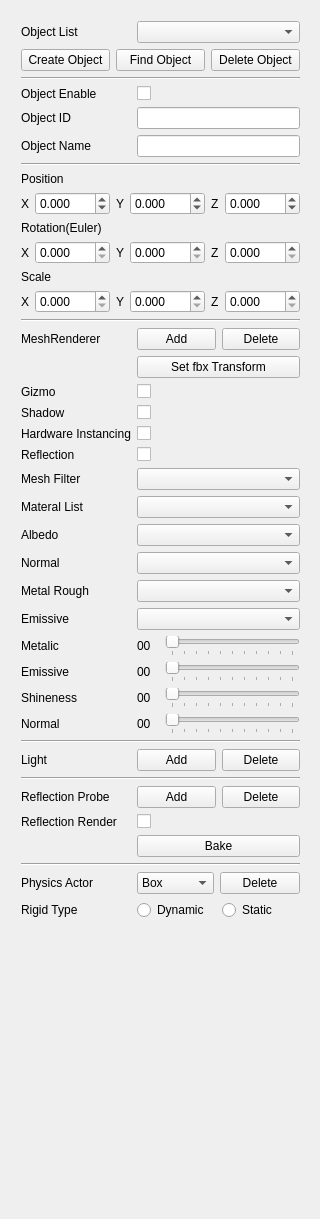
<?xml version="1.0" encoding="UTF-8"?>
<ui version="4.0">
 <class>QObjectController</class>
 <widget class="QWidget" name="QObjectController">
  <property name="geometry">
   <rect>
    <x>0</x>
    <y>0</y>
    <width>320</width>
    <height>1219</height>
   </rect>
  </property>
  <property name="sizePolicy">
   <sizepolicy hsizetype="Fixed" vsizetype="Expanding">
    <horstretch>0</horstretch>
    <verstretch>0</verstretch>
   </sizepolicy>
  </property>
  <property name="windowTitle">
   <string>QObjectController</string>
  </property>
  <widget class="QWidget" name="layoutWidget">
   <property name="geometry">
    <rect>
     <x>10</x>
     <y>10</y>
     <width>301</width>
     <height>978</height>
    </rect>
   </property>
   <layout class="QFormLayout" name="formLayout">
    <item row="0" column="0">
     <widget class="QLabel" name="label_ObjectList">
      <property name="text">
       <string>Object List</string>
      </property>
     </widget>
    </item>
    <item row="0" column="1">
     <widget class="QComboBox" name="comboBox_ObjectList">
      <property name="maxVisibleItems">
       <number>20</number>
      </property>
     </widget>
    </item>
    <item row="1" column="0" colspan="2">
     <layout class="QHBoxLayout" name="horizontalLayout_2">
      <item>
       <widget class="QPushButton" name="pushButton_CreateObject">
        <property name="text">
         <string>Create Object</string>
        </property>
       </widget>
      </item>
      <item>
       <widget class="QPushButton" name="pushButton_FindObject">
        <property name="text">
         <string>Find Object</string>
        </property>
        <property name="shortcut">
         <string>Ctrl+F</string>
        </property>
        <property name="flat">
         <bool>false</bool>
        </property>
       </widget>
      </item>
      <item>
       <widget class="QPushButton" name="pushButton_DeleteObject">
        <property name="text">
         <string>Delete Object</string>
        </property>
       </widget>
      </item>
     </layout>
    </item>
    <item row="2" column="0" colspan="2">
     <widget class="Line" name="line">
      <property name="orientation">
       <enum>Qt::Horizontal</enum>
      </property>
     </widget>
    </item>
    <item row="3" column="0">
     <widget class="QLabel" name="label_ObjectEnable">
      <property name="text">
       <string>Object Enable</string>
      </property>
     </widget>
    </item>
    <item row="3" column="1">
     <widget class="QCheckBox" name="checkBox_Enable">
      <property name="text">
       <string/>
      </property>
     </widget>
    </item>
    <item row="4" column="0">
     <widget class="QLabel" name="label_ObejctId">
      <property name="text">
       <string>Object ID</string>
      </property>
     </widget>
    </item>
    <item row="4" column="1">
     <widget class="QLineEdit" name="lineEdit_ObjectId">
      <property name="readOnly">
       <bool>true</bool>
      </property>
     </widget>
    </item>
    <item row="5" column="0">
     <widget class="QLabel" name="label_ObjectName">
      <property name="text">
       <string>Object Name</string>
      </property>
     </widget>
    </item>
    <item row="5" column="1">
     <widget class="QLineEdit" name="lineEdit_ObjectName"/>
    </item>
    <item row="6" column="0" colspan="2">
     <widget class="Line" name="line_2">
      <property name="orientation">
       <enum>Qt::Horizontal</enum>
      </property>
     </widget>
    </item>
    <item row="7" column="0" colspan="2">
     <widget class="QLabel" name="label_Position">
      <property name="text">
       <string>Position</string>
      </property>
     </widget>
    </item>
    <item row="8" column="0" colspan="2">
     <layout class="QHBoxLayout" name="horizontalLayout">
      <item>
       <widget class="QLabel" name="label_PositionX">
        <property name="text">
         <string>X</string>
        </property>
       </widget>
      </item>
      <item>
       <widget class="QDoubleSpinBox" name="doubleSpinBox_PositionX">
        <property name="sizePolicy">
         <sizepolicy hsizetype="Expanding" vsizetype="Fixed">
          <horstretch>0</horstretch>
          <verstretch>0</verstretch>
         </sizepolicy>
        </property>
        <property name="decimals">
         <number>3</number>
        </property>
        <property name="minimum">
         <double>-10000000.000000000000000</double>
        </property>
        <property name="maximum">
         <double>10000000.000000000000000</double>
        </property>
       </widget>
      </item>
      <item>
       <widget class="QLabel" name="label_PositionY">
        <property name="text">
         <string>Y</string>
        </property>
       </widget>
      </item>
      <item>
       <widget class="QDoubleSpinBox" name="doubleSpinBox_PositionY">
        <property name="sizePolicy">
         <sizepolicy hsizetype="Expanding" vsizetype="Fixed">
          <horstretch>0</horstretch>
          <verstretch>0</verstretch>
         </sizepolicy>
        </property>
        <property name="decimals">
         <number>3</number>
        </property>
        <property name="minimum">
         <double>-10000000.000000000000000</double>
        </property>
        <property name="maximum">
         <double>10000000.000000000000000</double>
        </property>
       </widget>
      </item>
      <item>
       <widget class="QLabel" name="label_PositionZ">
        <property name="text">
         <string>Z</string>
        </property>
       </widget>
      </item>
      <item>
       <widget class="QDoubleSpinBox" name="doubleSpinBox_PositionZ">
        <property name="sizePolicy">
         <sizepolicy hsizetype="Expanding" vsizetype="Fixed">
          <horstretch>0</horstretch>
          <verstretch>0</verstretch>
         </sizepolicy>
        </property>
        <property name="decimals">
         <number>3</number>
        </property>
        <property name="minimum">
         <double>-10000000.000000000000000</double>
        </property>
        <property name="maximum">
         <double>10000000.000000000000000</double>
        </property>
       </widget>
      </item>
     </layout>
    </item>
    <item row="9" column="0" colspan="2">
     <widget class="QLabel" name="label_Rotation">
      <property name="text">
       <string>Rotation(Euler)</string>
      </property>
     </widget>
    </item>
    <item row="10" column="0" colspan="2">
     <layout class="QHBoxLayout" name="horizontalLayout_4">
      <item>
       <widget class="QLabel" name="label_RotationX">
        <property name="text">
         <string>X</string>
        </property>
       </widget>
      </item>
      <item>
       <widget class="QDoubleSpinBox" name="doubleSpinBox_RotationX">
        <property name="sizePolicy">
         <sizepolicy hsizetype="Expanding" vsizetype="Fixed">
          <horstretch>0</horstretch>
          <verstretch>0</verstretch>
         </sizepolicy>
        </property>
        <property name="decimals">
         <number>3</number>
        </property>
        <property name="maximum">
         <double>360.000000000000000</double>
        </property>
       </widget>
      </item>
      <item>
       <widget class="QLabel" name="label_RotationY">
        <property name="text">
         <string>Y</string>
        </property>
       </widget>
      </item>
      <item>
       <widget class="QDoubleSpinBox" name="doubleSpinBox_RotationY">
        <property name="sizePolicy">
         <sizepolicy hsizetype="Expanding" vsizetype="Fixed">
          <horstretch>0</horstretch>
          <verstretch>0</verstretch>
         </sizepolicy>
        </property>
        <property name="decimals">
         <number>3</number>
        </property>
        <property name="maximum">
         <double>360.000000000000000</double>
        </property>
       </widget>
      </item>
      <item>
       <widget class="QLabel" name="label_RotationZ">
        <property name="text">
         <string>Z</string>
        </property>
       </widget>
      </item>
      <item>
       <widget class="QDoubleSpinBox" name="doubleSpinBox_RotationZ">
        <property name="sizePolicy">
         <sizepolicy hsizetype="Expanding" vsizetype="Fixed">
          <horstretch>0</horstretch>
          <verstretch>0</verstretch>
         </sizepolicy>
        </property>
        <property name="decimals">
         <number>3</number>
        </property>
        <property name="maximum">
         <double>360.000000000000000</double>
        </property>
       </widget>
      </item>
     </layout>
    </item>
    <item row="11" column="0" colspan="2">
     <widget class="QLabel" name="label_Scale">
      <property name="text">
       <string>Scale</string>
      </property>
     </widget>
    </item>
    <item row="12" column="0" colspan="2">
     <layout class="QHBoxLayout" name="horizontalLayout_3">
      <item>
       <widget class="QLabel" name="label_ScaleX">
        <property name="text">
         <string>X</string>
        </property>
       </widget>
      </item>
      <item>
       <widget class="QDoubleSpinBox" name="doubleSpinBox_ScaleX">
        <property name="sizePolicy">
         <sizepolicy hsizetype="Expanding" vsizetype="Fixed">
          <horstretch>0</horstretch>
          <verstretch>0</verstretch>
         </sizepolicy>
        </property>
        <property name="decimals">
         <number>3</number>
        </property>
       </widget>
      </item>
      <item>
       <widget class="QLabel" name="label_ScaleY">
        <property name="text">
         <string>Y</string>
        </property>
       </widget>
      </item>
      <item>
       <widget class="QDoubleSpinBox" name="doubleSpinBox_ScaleY">
        <property name="sizePolicy">
         <sizepolicy hsizetype="Expanding" vsizetype="Fixed">
          <horstretch>0</horstretch>
          <verstretch>0</verstretch>
         </sizepolicy>
        </property>
        <property name="decimals">
         <number>3</number>
        </property>
       </widget>
      </item>
      <item>
       <widget class="QLabel" name="label_ScaleZ">
        <property name="text">
         <string>Z</string>
        </property>
       </widget>
      </item>
      <item>
       <widget class="QDoubleSpinBox" name="doubleSpinBox_ScaleZ">
        <property name="sizePolicy">
         <sizepolicy hsizetype="Expanding" vsizetype="Fixed">
          <horstretch>0</horstretch>
          <verstretch>0</verstretch>
         </sizepolicy>
        </property>
        <property name="decimals">
         <number>3</number>
        </property>
       </widget>
      </item>
     </layout>
    </item>
    <item row="13" column="0" colspan="2">
     <widget class="Line" name="line_3">
      <property name="orientation">
       <enum>Qt::Horizontal</enum>
      </property>
     </widget>
    </item>
    <item row="14" column="0">
     <widget class="QLabel" name="label_MeshRenderer">
      <property name="text">
       <string>MeshRenderer</string>
      </property>
     </widget>
    </item>
    <item row="14" column="1">
     <layout class="QHBoxLayout" name="horizontalLayout_5">
      <item>
       <widget class="QPushButton" name="pushButton_MeshRendererAdd">
        <property name="text">
         <string>Add</string>
        </property>
       </widget>
      </item>
      <item>
       <widget class="QPushButton" name="pushButton_MeshRendererDelete">
        <property name="text">
         <string>Delete</string>
        </property>
       </widget>
      </item>
     </layout>
    </item>
    <item row="15" column="1">
     <widget class="QPushButton" name="pushButton_fbxTrans">
      <property name="text">
       <string>Set fbx Transform</string>
      </property>
     </widget>
    </item>
    <item row="16" column="0">
     <widget class="QLabel" name="label_Gizmo">
      <property name="text">
       <string>Gizmo</string>
      </property>
     </widget>
    </item>
    <item row="16" column="1">
     <widget class="QCheckBox" name="checkBox_Gizmo">
      <property name="text">
       <string/>
      </property>
      <property name="checkable">
       <bool>true</bool>
      </property>
     </widget>
    </item>
    <item row="17" column="0">
     <widget class="QLabel" name="label_Shadow">
      <property name="text">
       <string>Shadow</string>
      </property>
     </widget>
    </item>
    <item row="17" column="1">
     <widget class="QCheckBox" name="checkBox_Shadow">
      <property name="text">
       <string/>
      </property>
     </widget>
    </item>
    <item row="20" column="0">
     <widget class="QLabel" name="label_MeshFilter">
      <property name="text">
       <string>Mesh Filter</string>
      </property>
     </widget>
    </item>
    <item row="20" column="1">
     <widget class="QComboBox" name="comboBox_MeshList">
      <property name="maxVisibleItems">
       <number>20</number>
      </property>
     </widget>
    </item>
    <item row="21" column="0">
     <widget class="QLabel" name="label_MateralList">
      <property name="text">
       <string>Materal List</string>
      </property>
     </widget>
    </item>
    <item row="21" column="1">
     <widget class="QComboBox" name="comboBox_MateralList">
      <property name="maxVisibleItems">
       <number>20</number>
      </property>
     </widget>
    </item>
    <item row="22" column="0">
     <widget class="QLabel" name="label_Albedo">
      <property name="text">
       <string>Albedo</string>
      </property>
     </widget>
    </item>
    <item row="22" column="1">
     <widget class="QComboBox" name="comboBox_Albedo">
      <property name="maxVisibleItems">
       <number>20</number>
      </property>
     </widget>
    </item>
    <item row="23" column="0">
     <widget class="QLabel" name="label_Normal">
      <property name="text">
       <string>Normal</string>
      </property>
     </widget>
    </item>
    <item row="23" column="1">
     <widget class="QComboBox" name="comboBox_Normal">
      <property name="maxVisibleItems">
       <number>20</number>
      </property>
     </widget>
    </item>
    <item row="24" column="0">
     <widget class="QLabel" name="label_MetalRough">
      <property name="text">
       <string>Metal Rough</string>
      </property>
     </widget>
    </item>
    <item row="24" column="1">
     <widget class="QComboBox" name="comboBox_MetalRough">
      <property name="maxVisibleItems">
       <number>20</number>
      </property>
     </widget>
    </item>
    <item row="25" column="0">
     <widget class="QLabel" name="label_Emissive">
      <property name="text">
       <string>Emissive</string>
      </property>
     </widget>
    </item>
    <item row="25" column="1">
     <widget class="QComboBox" name="comboBox_Emissive">
      <property name="maxVisibleItems">
       <number>20</number>
      </property>
     </widget>
    </item>
    <item row="26" column="0">
     <widget class="QLabel" name="label_Metalic">
      <property name="text">
       <string>Metalic</string>
      </property>
     </widget>
    </item>
    <item row="26" column="1">
     <layout class="QHBoxLayout" name="horizontalLayout_9">
      <item>
       <widget class="QLabel" name="label_Metalic_2">
        <property name="sizePolicy">
         <sizepolicy hsizetype="Fixed" vsizetype="Preferred">
          <horstretch>0</horstretch>
          <verstretch>0</verstretch>
         </sizepolicy>
        </property>
        <property name="minimumSize">
         <size>
          <width>22</width>
          <height>0</height>
         </size>
        </property>
        <property name="maximumSize">
         <size>
          <width>22</width>
          <height>16777215</height>
         </size>
        </property>
        <property name="text">
         <string>00</string>
        </property>
       </widget>
      </item>
      <item>
       <widget class="QSlider" name="horizontalSlider_Metalic">
        <property name="maximum">
         <number>100</number>
        </property>
        <property name="orientation">
         <enum>Qt::Horizontal</enum>
        </property>
        <property name="tickPosition">
         <enum>QSlider::TicksBelow</enum>
        </property>
       </widget>
      </item>
     </layout>
    </item>
    <item row="27" column="0">
     <widget class="QLabel" name="label_EmissiveFactor">
      <property name="text">
       <string>Emissive</string>
      </property>
     </widget>
    </item>
    <item row="27" column="1">
     <layout class="QHBoxLayout" name="horizontalLayout_10">
      <item>
       <widget class="QLabel" name="label_EmissiveFactor_2">
        <property name="sizePolicy">
         <sizepolicy hsizetype="Fixed" vsizetype="Preferred">
          <horstretch>0</horstretch>
          <verstretch>0</verstretch>
         </sizepolicy>
        </property>
        <property name="minimumSize">
         <size>
          <width>22</width>
          <height>0</height>
         </size>
        </property>
        <property name="maximumSize">
         <size>
          <width>22</width>
          <height>16777215</height>
         </size>
        </property>
        <property name="text">
         <string>00</string>
        </property>
       </widget>
      </item>
      <item>
       <widget class="QSlider" name="horizontalSlider_EmissiveFactor">
        <property name="maximum">
         <number>100</number>
        </property>
        <property name="orientation">
         <enum>Qt::Horizontal</enum>
        </property>
        <property name="tickPosition">
         <enum>QSlider::TicksBelow</enum>
        </property>
       </widget>
      </item>
     </layout>
    </item>
    <item row="28" column="0">
     <widget class="QLabel" name="label_Shineness">
      <property name="text">
       <string>Shineness</string>
      </property>
     </widget>
    </item>
    <item row="28" column="1">
     <layout class="QHBoxLayout" name="horizontalLayout_11">
      <item>
       <widget class="QLabel" name="label_Shineness_2">
        <property name="sizePolicy">
         <sizepolicy hsizetype="Fixed" vsizetype="Preferred">
          <horstretch>0</horstretch>
          <verstretch>0</verstretch>
         </sizepolicy>
        </property>
        <property name="minimumSize">
         <size>
          <width>22</width>
          <height>0</height>
         </size>
        </property>
        <property name="maximumSize">
         <size>
          <width>22</width>
          <height>16777215</height>
         </size>
        </property>
        <property name="text">
         <string>00</string>
        </property>
       </widget>
      </item>
      <item>
       <widget class="QSlider" name="horizontalSlider_Shineness">
        <property name="maximum">
         <number>100</number>
        </property>
        <property name="orientation">
         <enum>Qt::Horizontal</enum>
        </property>
        <property name="tickPosition">
         <enum>QSlider::TicksBelow</enum>
        </property>
       </widget>
      </item>
     </layout>
    </item>
    <item row="29" column="0">
     <widget class="QLabel" name="label_NormalFactor">
      <property name="text">
       <string>Normal</string>
      </property>
     </widget>
    </item>
    <item row="29" column="1">
     <layout class="QHBoxLayout" name="horizontalLayout_12">
      <item>
       <widget class="QLabel" name="label_NormalFactor_2">
        <property name="sizePolicy">
         <sizepolicy hsizetype="Fixed" vsizetype="Preferred">
          <horstretch>0</horstretch>
          <verstretch>0</verstretch>
         </sizepolicy>
        </property>
        <property name="minimumSize">
         <size>
          <width>22</width>
          <height>0</height>
         </size>
        </property>
        <property name="maximumSize">
         <size>
          <width>22</width>
          <height>16777215</height>
         </size>
        </property>
        <property name="text">
         <string>00</string>
        </property>
       </widget>
      </item>
      <item>
       <widget class="QSlider" name="horizontalSlider_NormalFactor">
        <property name="maximum">
         <number>100</number>
        </property>
        <property name="orientation">
         <enum>Qt::Horizontal</enum>
        </property>
        <property name="tickPosition">
         <enum>QSlider::TicksBelow</enum>
        </property>
       </widget>
      </item>
     </layout>
    </item>
    <item row="30" column="0" colspan="2">
     <widget class="Line" name="line_4">
      <property name="orientation">
       <enum>Qt::Horizontal</enum>
      </property>
     </widget>
    </item>
    <item row="31" column="0">
     <widget class="QLabel" name="label_Light">
      <property name="text">
       <string>Light</string>
      </property>
     </widget>
    </item>
    <item row="31" column="1">
     <layout class="QHBoxLayout" name="horizontalLayout_8">
      <item>
       <widget class="QPushButton" name="pushButton_AddLight">
        <property name="text">
         <string>Add</string>
        </property>
       </widget>
      </item>
      <item>
       <widget class="QPushButton" name="pushButton_DeleteLight">
        <property name="text">
         <string>Delete</string>
        </property>
       </widget>
      </item>
     </layout>
    </item>
    <item row="32" column="0" colspan="2">
     <widget class="Line" name="line_5">
      <property name="orientation">
       <enum>Qt::Horizontal</enum>
      </property>
     </widget>
    </item>
    <item row="37" column="0">
     <widget class="QLabel" name="label_PhysicsActor">
      <property name="text">
       <string>Physics Actor</string>
      </property>
     </widget>
    </item>
    <item row="37" column="1">
     <layout class="QHBoxLayout" name="horizontalLayout_6">
      <item>
       <widget class="QComboBox" name="comboBox_PhysicsActor">
        <item>
         <property name="text">
          <string>Box</string>
         </property>
        </item>
        <item>
         <property name="text">
          <string>Sphere</string>
         </property>
        </item>
       </widget>
      </item>
      <item>
       <widget class="QPushButton" name="pushButton_PhysicsActorDelete">
        <property name="text">
         <string>Delete</string>
        </property>
       </widget>
      </item>
     </layout>
    </item>
    <item row="38" column="0">
     <widget class="QLabel" name="label_RigidType">
      <property name="text">
       <string>Rigid Type</string>
      </property>
     </widget>
    </item>
    <item row="38" column="1">
     <layout class="QHBoxLayout" name="horizontalLayout_7">
      <item>
       <widget class="QRadioButton" name="radioButton_Dynamic">
        <property name="text">
         <string>Dynamic</string>
        </property>
       </widget>
      </item>
      <item>
       <widget class="QRadioButton" name="radioButton_Static">
        <property name="text">
         <string>Static</string>
        </property>
       </widget>
      </item>
     </layout>
    </item>
    <item row="33" column="1">
     <layout class="QHBoxLayout" name="horizontalLayout_13">
      <item>
       <widget class="QPushButton" name="pushButton_AddReflectionProbe">
        <property name="text">
         <string>Add</string>
        </property>
       </widget>
      </item>
      <item>
       <widget class="QPushButton" name="pushButton_DeleteReflectionProbe">
        <property name="text">
         <string>Delete</string>
        </property>
       </widget>
      </item>
     </layout>
    </item>
    <item row="36" column="0" colspan="2">
     <widget class="Line" name="line_6">
      <property name="orientation">
       <enum>Qt::Horizontal</enum>
      </property>
     </widget>
    </item>
    <item row="33" column="0">
     <widget class="QLabel" name="label_Light_2">
      <property name="text">
       <string>Reflection Probe</string>
      </property>
     </widget>
    </item>
    <item row="35" column="1">
     <widget class="QPushButton" name="pushButton_BakeReflectionProbe">
      <property name="text">
       <string>Bake</string>
      </property>
     </widget>
    </item>
    <item row="34" column="1">
     <widget class="QCheckBox" name="checkBox_ReflectionRender">
      <property name="text">
       <string/>
      </property>
     </widget>
    </item>
    <item row="34" column="0">
     <widget class="QLabel" name="label_ReflectionRender">
      <property name="text">
       <string>Reflection Render</string>
      </property>
     </widget>
    </item>
    <item row="18" column="0">
     <widget class="QLabel" name="label_HardwareInstancing">
      <property name="text">
       <string>Hardware Instancing</string>
      </property>
     </widget>
    </item>
    <item row="18" column="1">
     <widget class="QCheckBox" name="checkBox_HardwareInstancing">
      <property name="text">
       <string/>
      </property>
     </widget>
    </item>
    <item row="19" column="0">
     <widget class="QLabel" name="label_Reflection">
      <property name="text">
       <string>Reflection</string>
      </property>
     </widget>
    </item>
    <item row="19" column="1">
     <widget class="QCheckBox" name="checkBox_Reflection">
      <property name="text">
       <string/>
      </property>
     </widget>
    </item>
   </layout>
  </widget>
 </widget>
 <layoutdefault spacing="6" margin="11"/>
 <resources/>
 <connections/>
</ui>
